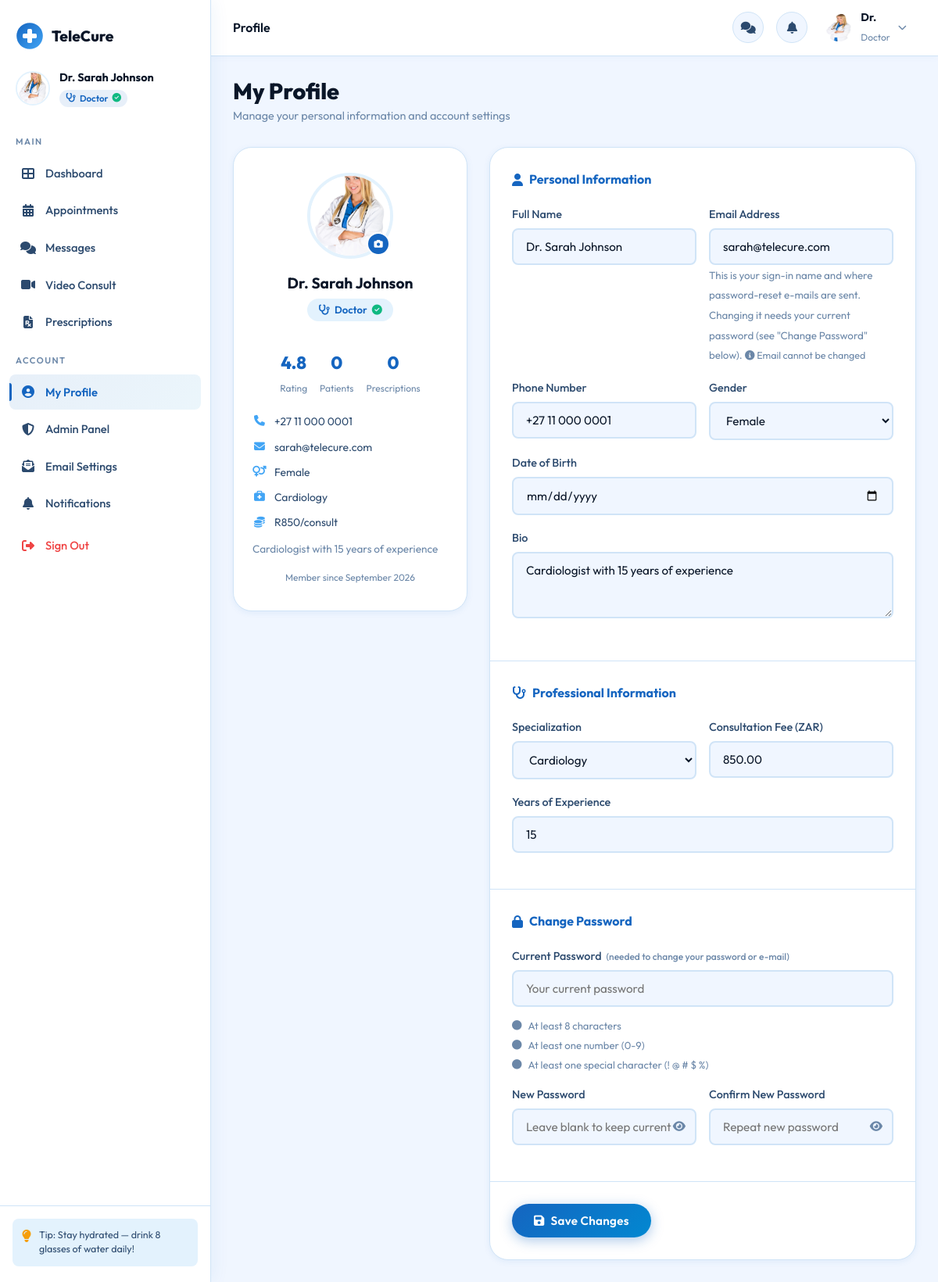
The page /Telecure/profile.php (signed in) on the database its author committed.
### tables this page shows
CREATE TABLE doctor_profiles (
    id              INT AUTO_INCREMENT PRIMARY KEY,
    user_id         INT NOT NULL,
    specialization  VARCHAR(150),
    license_number  VARCHAR(100),
    years_experience INT DEFAULT 0,
    consultation_fee DECIMAL(10,2) DEFAULT 0.00,
    availability_days VARCHAR(100),
    is_verified     TINYINT(1) DEFAULT 0,
    rating          DECIMAL(3,2) DEFAULT 0.00,
    total_reviews   INT DEFAULT 0,
    UNIQUE KEY uq_doctor_license (license_number),
    UNIQUE KEY uq_doctor_user (user_id),
    KEY idx_doctor_specialization (specialization(100)),
    CONSTRAINT fk_doctor_user FOREIGN KEY (user_id)
        REFERENCES users(id) ON DELETE CASCADE ON UPDATE CASCADE
);

CREATE TABLE users (
    id             INT AUTO_INCREMENT PRIMARY KEY,
    full_name      VARCHAR(150) NOT NULL,
    email          VARCHAR(150) NOT NULL,
    password       VARCHAR(255) NOT NULL,
    role           ENUM('patient','doctor') NOT NULL DEFAULT 'patient',
    phone          VARCHAR(20),
    date_of_birth  DATE,
    gender         ENUM('male','female','other'),
    profile_photo  VARCHAR(255) DEFAULT 'default_avatar.png',
    bio            TEXT,
    created_at     TIMESTAMP DEFAULT CURRENT_TIMESTAMP,
    updated_at     TIMESTAMP DEFAULT CURRENT_TIMESTAMP ON UPDATE CURRENT_TIMESTAMP,
    is_active      TINYINT(1) DEFAULT 1,
    is_admin       TINYINT(1) NOT NULL DEFAULT 0,
    last_seen      TIMESTAMP NULL,
    UNIQUE KEY uq_users_email (email)
);

### Telecure/profile.php (the view, shortened to what the rows shown need)
<?php
require_once 'includes/config.php';
$user = currentUser();
$db = getDB();
?>
<!DOCTYPE html>
<html lang="en">
<head>
    <link rel="stylesheet" href="css/style.css">
    <link rel="stylesheet" href="css/dashboard.css">
    <link rel="stylesheet" href="https://cdnjs.cloudflare.com/ajax/libs/font-awesome/6.5.0/css/all.min.css">
</head>
<body class="dashboard-page">
<?php include 'includes/sidebar.php'; ?>
<div class="main-content">
    <?php include 'includes/topbar.php'; ?>
    <div class="dashboard-body">
        <div class="page-header">
            <div>
                <h1>My Profile</h1>
            </div>
        </div>
        <div class="profile-layout">
            <div class="profile-card">
                <div class="profile-avatar-wrap">
                    <img src="<?= $avatarUrl ?>" alt="Avatar" class="profile-avatar" id="profileAvatarImg">
                    <label for="profilePhotoInput" class="avatar-edit-btn" title="Change photo"><i class="fas fa-camera"></i></label>
                </div>
                <div class="profile-name"><?= htmlspecialchars($user['full_name']) ?></div>
                <div class="profile-role-badge">
                    <i class="fas fa-<?= $role === 'doctor' ? 'stethoscope' : 'user' ?>"></i>
                    <?= ucfirst($role) ?>
                    <?php if ($role === 'doctor' && $user['is_verified']): ?>
                    <i class="fas fa-check-circle" style="color: #10B981"></i>
                    <?php endif; ?>
                </div>
                <?php if ($role === 'doctor'): ?>
                <div class="profile-stats">
                    <div class="prof-stat">
                        <strong><?= number_format($user['rating'] ?? 0, 1) ?></strong>
                        <small>Rating</small>
                    </div>
                    <div class="prof-stat">
                        <?php $cnt = $db->prepare("SELECT COUNT(*) FROM appointments WHERE doctor_id=?"); $cnt->execute([$user['id']]); ?>
                        <strong><?= $cnt->fetchColumn() ?></strong>
                        <small>Patients</small>
                    </div>
                    <div class="prof-stat">
                        <?php $rxCnt = $db->prepare("SELECT COUNT(*) FROM prescriptions WHERE doctor_id=?"); $rxCnt->execute([$user['id']]); ?>
                        <strong><?= $rxCnt->fetchColumn() ?></strong>
                        <small>Prescriptions</small>
                    </div>
                </div>
                <?php endif; ?>
                <?php if ($user['phone']): ?>
                <div class="profile-info-row"><i class="fas fa-phone"></i> <?= htmlspecialchars($user['phone']) ?></div>
                <?php endif; ?>
                <div class="profile-info-row"><i class="fas fa-envelope"></i> <?= htmlspecialchars($user['email']) ?></div>
                <?php if ($user['gender']): ?>
                <div class="profile-info-row"><i class="fas fa-venus-mars"></i> <?= ucfirst($user['gender']) ?></div>
                <?php endif; ?>
                <?php if ($role === 'doctor'): ?>
                <div class="profile-info-row"><i class="fas fa-briefcase-medical"></i> <?= htmlspecialchars($user['specialization'] ?? '') ?></div>
                <div class="profile-info-row"><i class="fas fa-coins"></i> R<?= number_format($user['consultation_fee'] ?? 0, 0) ?>/consult</div>
                <?php endif; ?>
                <?php if ($user['bio']): ?>
                <p style="font-size: 0.85rem; color: var(--text-light); margin-top: 12px; line-height: 1.6; text-align: left;"><?= nl2br(htmlspecialchars($user['bio'])) ?></p>
                <?php endif; ?>
                <div style="margin-top: 16px; font-size: 0.75rem; color: var(--text-light);">
                    Member since <?= date('F Y', strtotime($user['created_at'])) ?>
                </div>
            </div>
            <div class="profile-form-card">
                <form method="POST" action="profile.php" id="profileForm" enctype="multipart/form-data">
                    <div class="form-section">
                        <div class="form-row">
                            <div class="form-group">
                                <label>Full Name</label>
                                <input type="text" name="full_name" value="<?= htmlspecialchars($user['full_name']) ?>" required>
                            </div>
                            <div class="form-group">
                                <label>Email Address</label>
                                <input type="email" name="email" value="<?= htmlspecialchars($user['email']) ?>" required>
                                <small style="color:var(--text-light)">This is your sign-in name and where password-reset e-mails are sent. Changing it needs your current password (see "Change Password" below).</small>
                                <small style="color: var(--text-light); font-size: 0.78rem;"><i class="fas fa-info-circle"></i> Email cannot be changed</small>
                            </div>
                        </div>
                        <div class="form-row">
                            <div class="form-group">
                                <label>Phone Number</label>
                                <input type="tel" name="phone" value="<?= htmlspecialchars($user['phone'] ?? '') ?>" placeholder="+27 00 000 0000">
                            </div>
                            <div class="form-group">
                                <label>Gender</label>
                                <select name="gender">
                                    <option value="female" <?= ($user['gender'] ?? '') === 'female' ? 'selected' : '' ?>>Female</option>
                                </select>
                            </div>
                        </div>
                        <div class="form-group">
                            <label>Bio</label>
                            <textarea name="bio" rows="3" placeholder="Tell us about yourself..."><?= htmlspecialchars($user['bio'] ?? '') ?></textarea>
                        </div>
                    </div>
                    <?php if ($role === 'doctor'): ?>
                    <div class="form-section">
                        <div class="form-section-title"><i class="fas fa-stethoscope"></i> Professional Information</div>
                        <div class="form-row">
                            <div class="form-group">
                                <label>Specialization</label>
                                <select name="specialization">
                                    <?php $specs = ['General Practice','Cardiology','Pediatrics','Dermatology','Orthopedics','Neurology','Psychiatry','Gynecology','Ophthalmology','ENT','Oncology']; ?>
                                    <?php foreach ($specs as $s): ?>
                                    <option <?= ($user['specialization'] ?? '') === $s ? 'selected' : '' ?>><?= $s ?></option>
                                    <?php endforeach; ?>
                                </select>
                            </div>
                            <div class="form-group">
                                <label>Consultation Fee (ZAR)</label>
                                <input type="number" name="consultation_fee" value="<?= $user['consultation_fee'] ?? 0 ?>" min="0" step="50">
                            </div>
                        </div>
                        <div class="form-group">
                            <label>Years of Experience</label>
                            <input type="number" name="years_experience" value="<?= (int)($user['years_experience'] ?? 0) ?>" min="0" max="60">
                        </div>
                    </div>
                    <?php endif; ?>
                </form>
            </div>
        </div>
    </div>
</div>
</body>
</html>

### Telecure/includes/sidebar.php (shortened to what the rows shown need)
<?php
$role = $user['role'];
$avatarUrl = avatarUrl($user, 80);
?>
<aside class="sidebar" id="sidebar">
    <div class="sidebar-user">
        <img src="<?= $avatarUrl ?>" alt="Avatar" class="sidebar-avatar">
        <div class="sidebar-user-info">
            <strong><?= htmlspecialchars($user['full_name']) ?></strong>
            <span class="sidebar-role <?= $role ?>">
                <i class="fas fa-<?= $role === 'doctor' ? 'stethoscope' : 'user' ?>"></i>
                <?= ucfirst($role) ?>
                <?php if ($role === 'doctor' && ($user['is_verified'] ?? 0)): ?>
                <i class="fas fa-check-circle verified-tick"></i>
                <?php endif; ?>
            </span>
        </div>
    </div>
</aside>

### Telecure/includes/topbar.php (shortened to what the rows shown need)
<?php
$avatarUrl = avatarUrl($user, 40);
?>
<header class="topbar">
    <div class="topbar-right">
        <div class="topbar-user">
            <img src="<?= $avatarUrl ?>" alt="Avatar">
            <div class="topbar-user-info">
                <?php $firstName = explode(' ', $user['full_name']); ?>
                <strong><?= htmlspecialchars($firstName[0]) ?></strong>
                <span><?= ucfirst($user['role']) ?></span>
            </div>
            <i class="fas fa-chevron-down"></i>
        </div>
    </div>
</header>

### rows shown on the page
doctor_profiles: user.profile_photo (picture), user.full_name "Dr. Sarah Johnson", user.role "Doctor", user.full_name "Dr.", rating "4.8", user.phone "+27 11 000 0001", user.email "sarah@telecure.com", user.gender "Female", specialization "Cardiology", consultation_fee "850", user.bio "Cardiologist with 15 years of experience", user.created_at "September 2026", full_name "Dr. Sarah Johnson", email "sarah@telecure.com", phone "+27 11 000 0001", bio "Cardiologist with 15 years of experience", consultation_fee "850.00", years_experience "15"
users: gender "Female"

### other values the page prints
str_replace('.php', '', basename($_SERVER['PHP_SELF'])) "Profile"
$cnt->fetchColumn() "0"
$rxCnt->fetchColumn() "0"
